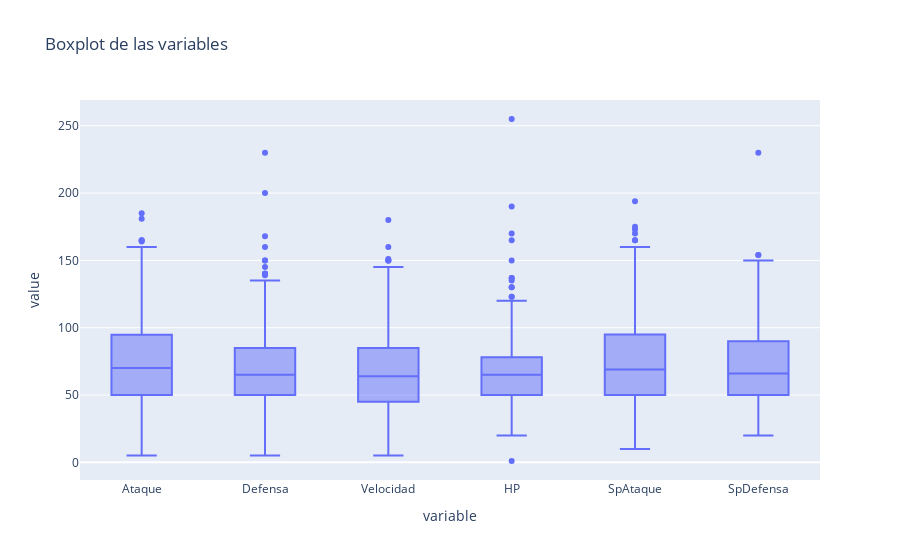

The notebook cell saved with this chart:
### Markdown cell above
Boxplot de cada variable

### Code cell
px.box(df_pokemon[['Ataque','Defensa','Velocidad','HP','SpAtaque','SpDefensa']], title='Boxplot de las variables')

### Figure 1 — Plotly figure (JSON) as saved in the notebook; plotly's stock layout.template omitted (floating-point values rounded to 4 significant figures; data arrays with more than 128 entries replaced by an {"elided": "..."} marker saying what was removed)
{"data": [{"alignmentgroup": "True", "hovertemplate": "variable=%{x}<br>value=%{y}<extra></extra>", "legendgroup": "", "marker": {"color": "#636efa"}, "name": "", "notched": false, "offsetgroup": "", "orientation": "v", "showlegend": false, "type": "box", "x": {"elided": "2874 str values"}, "x0": " ", "xaxis": "x", "y": {"elided": "2874 int values"}, "y0": " ", "yaxis": "y"}], "layout": {"boxmode": "group", "legend": {"tracegroupgap": 0}, "title": {"text": "Boxplot de las variables"}, "xaxis": {"anchor": "y", "domain": [0, 1], "title": {"text": "variable"}}, "yaxis": {"anchor": "x", "domain": [0, 1], "title": {"text": "value"}}}}
